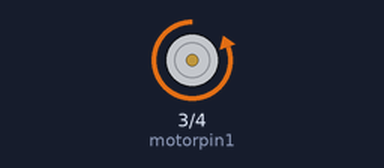
Bench run of a sketch on a simulated Arduino Uno, built with avr-gcc and run on an emulated ATmega328P. On the bench: motor-driver pin pairs drawn as motors (green arrow = first pin HIGH = forward, orange = second pin HIGH = backward, longer = more drive).

Above: at 2.5 s.
At 7.5 s:
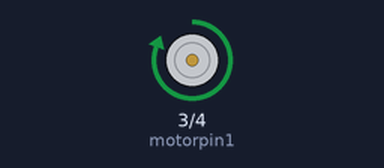
Timing chart, 0 to 13.0 s (numbered marks = the images above):
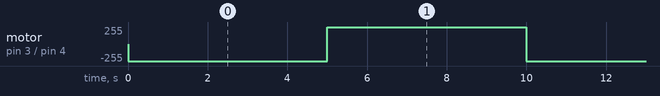

Measured:
- by itself, motor on pin 3 (motorpin1) / pin 4 (motorpin2): alternates forward 255/255 for 5.0 s and backward 255/255 for 5.0 s

The sketch:

morot_forward_backward.ino
```cpp
/*
* http://communityofrobots.com/tutorial/kawal/how-drive-dc-motor-using-l293d-arduino
*/
int motorpin1 = 3;                  //define digital output pin no.

int motorpin2 = 4;                  //define digital output pin no.

void setup () {

  pinMode(motorpin1,OUTPUT);        //set pin 3 as output

  pinMode(motorpin2,OUTPUT);        // set pin 4 as output

}

void loop () {

  digitalWrite(motorpin1,LOW);

  digitalWrite(motorpin2,HIGH);
  delay(5000);
  digitalWrite(motorpin1,HIGH);

  digitalWrite(motorpin2,LOW);
  delay(5000);

}
```
